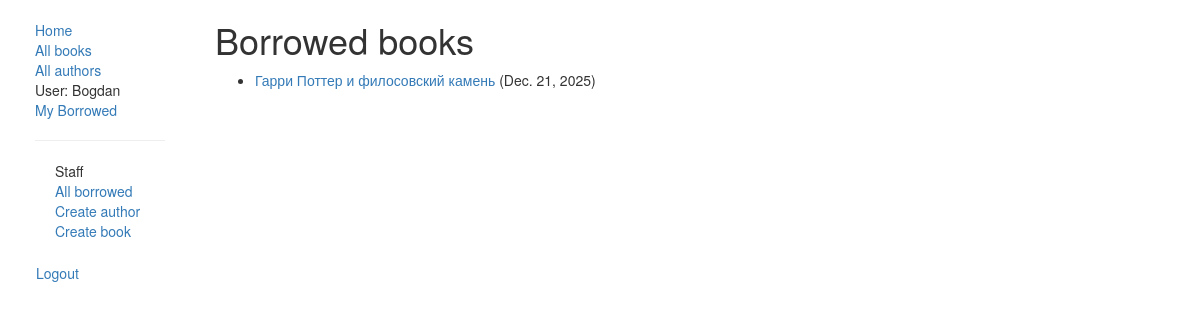
The app's page /catalog/mybooks/ (signed in) with its own data.
### catalog/models.py (models this page shows, shortened)
class BookInstance(models.Model):
    id = models.UUIDField(primary_key=True, default=uuid.uuid4, help_text='Unique ID for this particular book across whole library')
    book = models.ForeignKey('Book', on_delete=models.SET_NULL, null=True)
    imprint = models.CharField(max_length=200)
    due_back = models.DateField(null=True, blank=True)
    borrower = models.ForeignKey(settings.AUTH_USER_MODEL, on_delete=models.SET_NULL, null=True, blank=True)
    LOAN_STATUS = (
        ('m', 'Maintenance'),
        ('o', 'On loan'),
        ('a', 'Available'),
        ('r', 'Reversed'),
    )
    status = models.CharField(max_length=1, choices=LOAN_STATUS, blank=True, default='m', help_text='Book availability')
    class Meta:
        ordering = ["due_back"]
        permissions = (("can_mark_returned", "Set book as returned"),)
    @property
    def is_overdue(self):
        return bool(self.due_back and date.today() > self.due_back)

class Book(models.Model):
    title = models.CharField(max_length=200)
    author = models.ForeignKey('Author', on_delete=models.SET_NULL, null=True)  #null=True позволяет БД хранить null
    summary = models.TextField(max_length=1000, help_text='Enter a brief description of the book')
    isbn = models.CharField('ISBN', max_length=13, help_text='13 Character <a href="https://www.isbn-international.org/content/what-isbn">ISBN number</a>')
    genre = models.ManyToManyField(Genre, help_text='Select a genre for this book')
    def display_genre(self):
        return ', '.join([ genre.name for genre in self.genre.all()[:3]])
    display_genre.short_description = 'Genre'

### catalog/views.py (the view)
# urls.py: path('mybooks/', views.LoanedBooksByUserListView.as_view(), name='my-borrowed'),
class LoanedBooksByUserListView(LoginRequiredMixin,generic.ListView):
    model = BookInstance
    template_name = 'catalog/bookinstance_list_borrowed_user.html'
    paginate_by = 10
    def get_queryset(self):
        return (
            BookInstance.objects.filter(borrower=self.request.user)
            .filter(status__exact='o')
            .order_by('due_back')
        )

### catalog/templates/catalog/bookinstance_list_borrowed_user.html
{% extends "base_generic.html" %}
{% block content %}
    <h1>Borrowed books</h1>
    {% if bookinstance_list %}
    <ul>
      {% for bookinst in bookinstance_list %}
      <li class="{% if bookinst.is_overdue %}text-danger{% endif %}">
        <a href="{% url 'book-detail' bookinst.book.pk %}">{{ bookinst.book.title }}</a> ({{ bookinst.due_back }})
      </li>
      {% endfor %}
    </ul>
    {% else %}
      <p>There are no books borrowed.</p>
    {% endif %}
{% endblock %}

### catalog/templates/base_generic.html (shortened to what this page needs)
<!DOCTYPE html>
<html lang="en">
<head>
    <link rel="stylesheet" href="https://maxcdn.bootstrapcdn.com/bootstrap/3.3.7/css/bootstrap.min.css" />
    {%load static%}
    <link rel="stylesheet" href="{% static 'css/style.css' %}" />
</head>
<body>
    <div class="container-fluid">
        <div class="row">
            <div class="col-sm-2">
                {% block sidebar %}
                <ul class="sidebar-nav">
                    <li><a href="{% url 'index' %}">Home</a></li>
                    <li><a href="{% url 'books' %}">All books</a></li>
                    <li><a href="{% url 'authors' %}">All authors</a></li>
                    {% if user.is_authenticated %}
                    <li>User: {{ user.get_username }}</li>
                    <li><a href="{% url 'my-borrowed' %}">My Borrowed</a>
                    {% if user.is_staff %}
                    <hr>
                    <ul class="sidebar-nav">
                        <li>Staff</li>
                        <li><a href="{% url 'all-borrowed' %}">All borrowed</a></li>
                        {% if perms.catalog.add_author %}
                        <li><a href="{% url 'author-create' %}">Create author</a></li>
                        {% endif %}
                        {% if perms.catalog.add_book %}
                        <li><a href="{% url 'book-create' %}">Create book</a></li>
                        {% endif %}
                    </ul>
                    {% endif %}
                    <li>
                        <form action="{% url 'logout' %}" id="logout-form" method="post">
                            <button type="submit" class="btn btn-link">Logout</button>
                        </form>
                    </li>
                    {% else %}
                    <li><a href="{% url 'login' %}?next={{ request.path }}">Login</a></li>
                    {% endif %}
                </ul>
                {% endblock %}
            </div>
            <div class="col-sm-10">
                {% block content %} {% endblock %}
            </div>
        </div>
    </div>
</body>
</html>

### catalog/static/css/style.css (style rules this page uses)
.sidebar-nav { margin: 20px; padding: 0; list-style: none; }
#logout-form { display: inline; }
#logout-form button { padding: 0; margin: 0; }

### records on screen
BookInstance: book "Гарри Поттер и филосовский камень", due_back "Dec. 21, 2025"

### other values on screen
{{ user.get_username }} "Bogdan"
